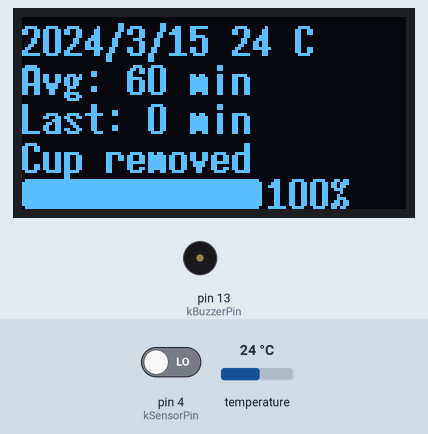
Bench run of a sketch on a simulated Arduino Uno, built with avr-gcc and run on an emulated ATmega328P. Parts: 128×64 one-colour display, buzzer (waves = sounding, pin HIGH). The inputs (shaded band) are chosen by the test bench; at power-on: pin 4 (kSensorPin) LOW, temperature 24 °C. The local clock reads 2024-03-15 10:24:30 at power-on unless the sketch sets it.

Above: at 1.8 s.
1.9 s: pin 4 (kSensorPin) driven HIGH
At 3.5 s:
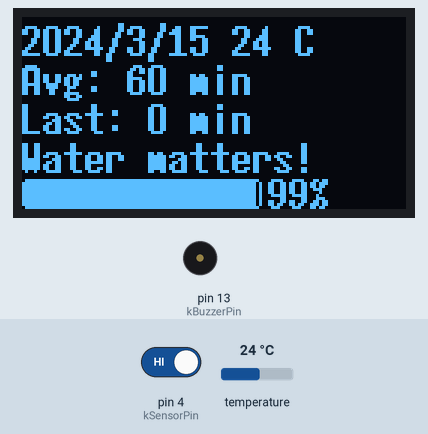
4.1 s: temperature set to 12 °C
At 6.8 s:
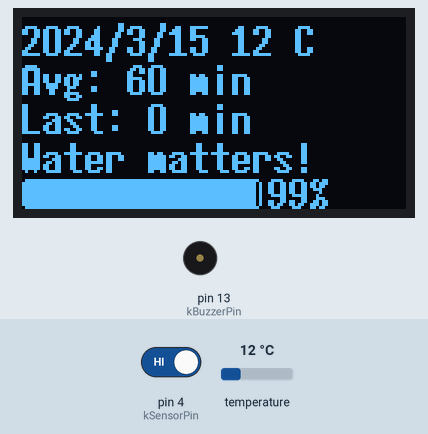
7.1 s: temperature set to 19 °C
At 9.2 s:
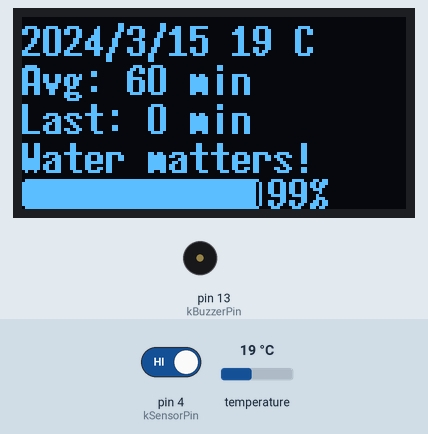
10.1 s: pin 4 (kSensorPin) driven LOW
At 12.8 s:
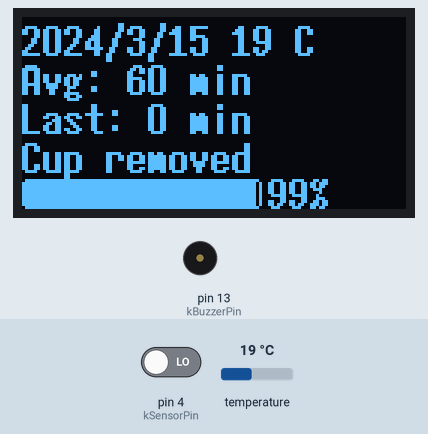
13.1 s: temperature set to 28 °C
At 15.1 s:
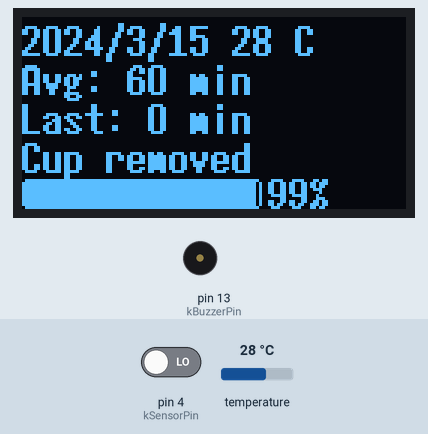
Timing chart, 0 to 16.6 s (numbered marks = the images above; inputs shaded):
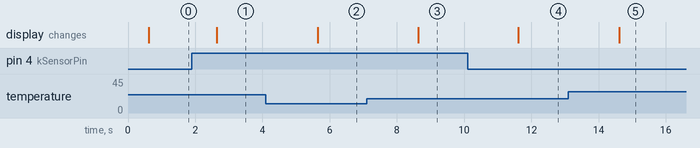

Measured:
- after the input at 1.9 s, the display: changes after 0.74 s (image 1)
- after the input at 4.1 s, the display: changes after 1.5 s (image 2)
- after the input at 7.1 s, the display: changes after 1.5 s (image 3)
- after the input at 10.1 s, the display: changes after 1.5 s (image 4)
- after the input at 13.1 s, the display: changes after 1.5 s (image 5)

The sketch:

xiaozhushou.ino
```cpp
#include <Arduino.h>
#include <Wire.h>
#include <U8g2lib.h>
#include <RTClib.h>
#include "Reminder.h"

constexpr uint8_t kBuzzerPin = 13;
constexpr uint8_t kSensorPin = 4;
constexpr uint32_t kDisplayIntervalMs = 1000;
constexpr uint8_t kProgressWidth = 80;

RTC_DS3231 rtc;
// Hardware I2C uses the board's SDA/SCL. The second argument is RESET, not SCL.
// One-page buffering uses 128 bytes instead of the 1024-byte full framebuffer.
U8G2_SSD1306_128X64_NONAME_1_HW_I2C display(U8G2_R0, U8X8_PIN_NONE);
water::Reminder reminder;
bool rtcReady = false;
DateTime currentTime;
int16_t temperature = 0;
uint32_t lastDisplayMs = 0;

void drawScreen() {
  display.firstPage();
  do {
    if (!rtcReady) {
      display.setCursor(0, 26);
      display.print(F("RTC unavailable"));
      display.setCursor(0, 45);
      display.print(F("Check I2C wiring"));
      continue;
    }
    display.setCursor(0, 13);
    display.print(currentTime.year());
    display.print('/');
    display.print(currentTime.month());
    display.print('/');
    display.print(currentTime.day());
    display.print(' ');
    display.print(temperature);
    display.print(F(" C"));

    display.setCursor(0, 26);
    display.print(F("Avg: "));
    display.print(static_cast<uint32_t>(reminder.averageMinutes()));
    display.print(F(" min"));
    display.setCursor(0, 39);
    display.print(F("Last: "));
    display.print(reminder.elapsedMinutes());
    display.print(F(" min"));

    display.setCursor(0, 52);
    if (!reminder.cupPresent()) display.print(F("Cup removed"));
    // At night, an overdue cup gets a visual reminder even after a daytime timeout.
    else if (reminder.due() && water::isQuietHour(currentTime.hour()))
      display.print(F("Drink (silent)"));
    else if (reminder.timedOut()) display.print(F("Lift cup to reset"));
    else if (water::isQuietHour(currentTime.hour())) display.print(F("Quiet hours"));
    else if (reminder.due()) display.print(F("Time for water!"));
    else display.print(F("Water matters!"));

    const uint8_t percent = reminder.remainingPercent();
    display.drawRFrame(0, 54, kProgressWidth, 10, 2);
    display.drawBox(1, 55, (kProgressWidth - 2) * percent / 100, 8);
    display.setCursor(kProgressWidth + 2, 64);
    display.print(percent);
    display.print('%');
  } while (display.nextPage());
}

void setup() {
  pinMode(kBuzzerPin, OUTPUT);
  digitalWrite(kBuzzerPin, LOW);
  pinMode(kSensorPin, INPUT);
  Wire.begin();
  display.begin();
  display.setFont(u8g2_font_7x14B_tf);
  rtcReady = rtc.begin();
  if (rtcReady) {
    if (rtc.lostPower()) rtc.adjust(DateTime(F(__DATE__), F(__TIME__)));
    currentTime = rtc.now();
    temperature = static_cast<int16_t>(rtc.getTemperature());
  }
  lastDisplayMs = millis();
  reminder.begin(lastDisplayMs, digitalRead(kSensorPin) == HIGH);
  drawScreen();
}

void loop() {
  const uint32_t now = millis();
  const bool refresh = static_cast<uint32_t>(now - lastDisplayMs) >= kDisplayIntervalMs;
  if (refresh && rtcReady) {
    currentTime = rtc.now();
    temperature = static_cast<int16_t>(rtc.getTemperature());
  }
  reminder.update(now, digitalRead(kSensorPin) == HIGH,
                  !rtcReady || water::isQuietHour(currentTime.hour()));
  digitalWrite(kBuzzerPin, reminder.buzzerOn() ? HIGH : LOW);
  if (refresh) {
    lastDisplayMs = now;
    drawScreen();
  }
}
```

Reminder.h
```cpp
#ifndef XIAOZHUSHOU_REMINDER_H
#define XIAOZHUSHOU_REMINDER_H

#include <stdint.h>

namespace water {
constexpr uint32_t kMinuteMs = 60000UL;
constexpr uint32_t kIntervalMs = 60UL * kMinuteMs;
constexpr uint32_t kDebounceMs = 50;
constexpr uint32_t kBeepHalfPeriodMs = 300;
constexpr uint32_t kMaxAlarmMs = 18000;  // Original 30 x (300 ms on + 300 ms off).
constexpr float kRecentWeight = 0.6f;
constexpr uint8_t kQuietStartHour = 23;
constexpr uint8_t kQuietEndHour = 10;
static_assert(kIntervalMs > 0 && kIntervalMs <= UINT32_MAX / 100UL,
              "Interval must fit the percentage calculation");

inline bool isQuietHour(uint8_t hour) {
  return hour < kQuietEndHour || hour >= kQuietStartHour;
}

// Pure control logic: no hardware calls, delays, dynamic allocation, or RTC dependence.
class Reminder {
 public:
  void begin(uint32_t now, bool cupPresent) {
    lastTick_ = changedAt_ = alarmStarted_ = now;
    elapsedMs_ = 0;
    rawPresent_ = present_ = cycleStarted_ = cupPresent;
    lifted_ = alarming_ = timedOut_ = buzzerOn_ = false;
    averageMinutes_ = static_cast<float>(kIntervalMs) / kMinuteMs;
  }

  void update(uint32_t now, bool rawPresent, bool quiet) {
    const uint32_t delta = now - lastTick_;  // Unsigned subtraction survives millis() rollover.
    lastTick_ = now;
    if (cycleStarted_) {
      // A cup left untouched for weeks stays overdue instead of wrapping to a fresh cycle.
      elapsedMs_ = delta > UINT32_MAX - elapsedMs_ ? UINT32_MAX : elapsedMs_ + delta;
    }
    if (rawPresent != rawPresent_) {
      rawPresent_ = rawPresent;
      changedAt_ = now;
    }
    if (present_ != rawPresent_ && static_cast<uint32_t>(now - changedAt_) >= kDebounceMs) {
      present_ = rawPresent_;
      if (!present_) {
        lifted_ = cycleStarted_;
        alarming_ = false;
      } else {
        if (lifted_) {
          averageMinutes_ = averageMinutes_ * (1.0f - kRecentWeight) +
                            (static_cast<float>(elapsedMs_) / kMinuteMs) * kRecentWeight;
        }
        // Initial placement starts timing but is not counted as a drink.
        cycleStarted_ = true;
        elapsedMs_ = 0;
        lifted_ = alarming_ = timedOut_ = false;
      }
    }

    buzzerOn_ = false;
    if (!present_ || !due() || timedOut_) return;
    if (quiet) {
      alarming_ = false;  // Quiet hours defer an alarm; they do not exhaust its sound budget.
      return;
    }
    if (!alarming_) {
      alarming_ = true;
      alarmStarted_ = now;
    }
    const uint32_t alarmElapsed = now - alarmStarted_;
    if (alarmElapsed >= kMaxAlarmMs) {
      alarming_ = false;
      timedOut_ = true;
      return;
    }
    // Mute on the first raw absence sample; only statistics wait for debounce.
    buzzerOn_ = rawPresent && (alarmElapsed % (2 * kBeepHalfPeriodMs) < kBeepHalfPeriodMs);
  }

  bool cupPresent() const { return present_; }
  bool due() const { return cycleStarted_ && elapsedMs_ >= kIntervalMs; }
  bool timedOut() const { return timedOut_; }
  bool buzzerOn() const { return buzzerOn_; }
  uint32_t elapsedMinutes() const { return elapsedMs_ / kMinuteMs; }
  uint8_t remainingPercent() const {
    if (!cycleStarted_) return 100;
    if (due()) return 0;
    return static_cast<uint8_t>((kIntervalMs - elapsedMs_) * 100UL / kIntervalMs);
  }
  float averageMinutes() const { return averageMinutes_; }

 private:
  uint32_t lastTick_ = 0, changedAt_ = 0, alarmStarted_ = 0, elapsedMs_ = 0;
  bool rawPresent_ = false, present_ = false, cycleStarted_ = false, lifted_ = false;
  bool alarming_ = false, timedOut_ = false, buzzerOn_ = false;
  float averageMinutes_ = 60.0f;
};
}  // namespace water
#endif
```
